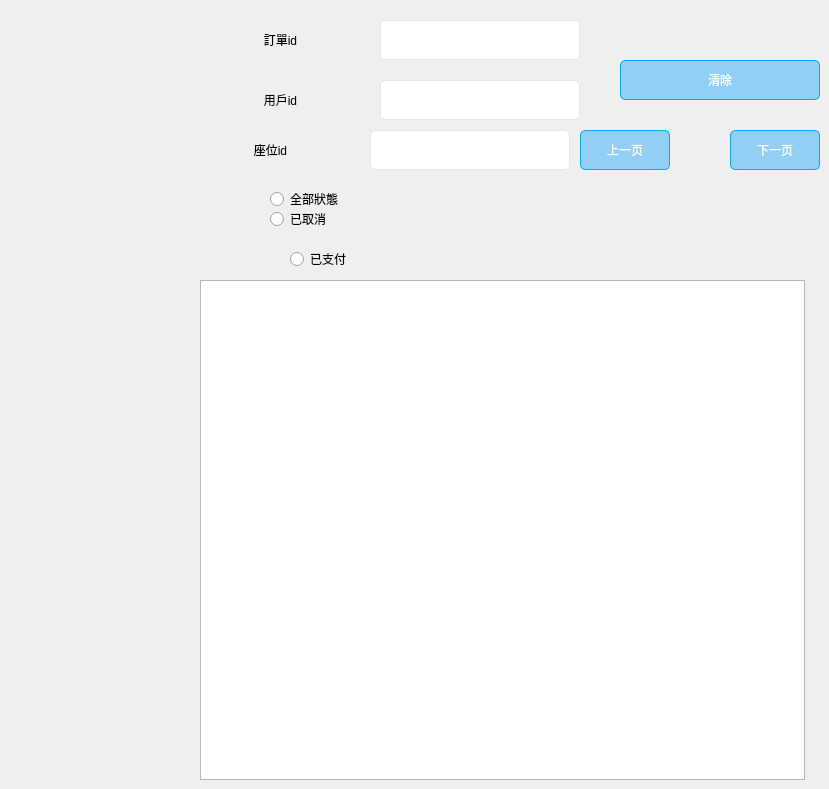
    <widget class="QWidget" name="page_5">
     <widget class="QTableWidget" name="tableWidget_3">
      <property name="geometry">
       <rect>
        <x>200</x>
        <y>280</y>
        <width>605</width>
        <height>500</height>
       </rect>
      </property>
      <attribute name="horizontalHeaderMinimumSectionSize">
       <number>150</number>
      </attribute>
      <attribute name="horizontalHeaderDefaultSectionSize">
       <number>150</number>
      </attribute>
     </widget>
     <widget class="QLabel" name="label_28">
      <property name="geometry">
       <rect>
        <x>0</x>
        <y>400</y>
        <width>80</width>
        <height>80</height>
       </rect>
      </property>
      <property name="text">
       <string/>
      </property>
      <property name="pixmap">
       <pixmap resource="icon.qrc">:/new/prefix1/iconANDpic/point6.png</pixmap>
      </property>
     </widget>
     <widget class="QPushButton" name="prevButton_6">
      <property name="geometry">
       <rect>
        <x>580</x>
        <y>130</y>
        <width>90</width>
        <height>40</height>
       </rect>
      </property>
      <property name="styleSheet">
       <string notr="true">QPushButton {

	background-color: rgba(0, 159, 252,100);

	font: 700 14pt &quot;微软雅黑&quot;;
	color: rgb(255, 255, 255);
border: 1px solid rgb(0, 170, 255); 
    border-radius: 5px;
}

QPushButton:hover {  
	background-color: rgba(0, 159, 252,200);
}</string>
      </property>
      <property name="text">
       <string>上一页</string>
      </property>
     </widget>
     <widget class="QPushButton" name="nextButton_6">
      <property name="geometry">
       <rect>
        <x>730</x>
        <y>130</y>
        <width>90</width>
        <height>40</height>
       </rect>
      </property>
      <property name="styleSheet">
       <string notr="true">QPushButton {

	background-color: rgba(0, 159, 252,100);

	font: 700 14pt &quot;微软雅黑&quot;;
	color: rgb(255, 255, 255);
border: 1px solid rgb(0, 170, 255); 
    border-radius: 5px;
}

QPushButton:hover {  
	background-color: rgba(0, 159, 252,200);
}</string>
      </property>
      <property name="text">
       <string>下一页</string>
      </property>
     </widget>
     <widget class="QPushButton" name="pushButton_clear_7">
      <property name="geometry">
       <rect>
        <x>620</x>
        <y>60</y>
        <width>200</width>
        <height>40</height>
       </rect>
      </property>
      <property name="styleSheet">
       <string notr="true">QPushButton {

	background-color: rgba(0, 159, 252,100);

	font: 700 14pt &quot;微软雅黑&quot;;
	color: rgb(255, 255, 255);
border: 1px solid rgb(0, 170, 255); 
    border-radius: 5px;
}

QPushButton:hover {  
	background-color: rgba(0, 159, 252,200);
}</string>
      </property>
      <property name="text">
       <string>清除</string>
      </property>
     </widget>
     <widget class="QLineEdit" name="lineEdit_orderid">
      <property name="geometry">
       <rect>
        <x>380</x>
        <y>20</y>
        <width>200</width>
        <height>40</height>
       </rect>
      </property>
      <property name="styleSheet">
       <string notr="true">
	font: 16pt &quot;Microsoft YaHei UI&quot;;
    border: 1px solid rgb(230, 230, 230);
    border-radius: 5px;

</string>
      </property>
     </widget>
     <widget class="QLabel" name="label_181">
      <property name="geometry">
       <rect>
        <x>200</x>
        <y>20</y>
        <width>161</width>
        <height>40</height>
       </rect>
      </property>
      <property name="styleSheet">
       <string notr="true">font: 700 16pt &quot;微软雅黑&quot;;</string>
      </property>
      <property name="text">
       <string>&lt;html&gt;&lt;head/&gt;&lt;body&gt;&lt;p&gt;訂單id&lt;/p&gt;&lt;/body&gt;&lt;/html&gt;</string>
      </property>
      <property name="alignment">
       <set>Qt::AlignmentFlag::AlignCenter</set>
      </property>
     </widget>
     <widget class="QLineEdit" name="lineEdit_userid">
      <property name="geometry">
       <rect>
        <x>380</x>
        <y>80</y>
        <width>200</width>
        <height>40</height>
       </rect>
      </property>
      <property name="styleSheet">
       <string notr="true">
	font: 16pt &quot;Microsoft YaHei UI&quot;;
    border: 1px solid rgb(230, 230, 230);
    border-radius: 5px;

</string>
      </property>
     </widget>
     <widget class="QLabel" name="label_182">
      <property name="geometry">
       <rect>
        <x>200</x>
        <y>80</y>
        <width>161</width>
        <height>40</height>
       </rect>
      </property>
      <property name="styleSheet">
       <string notr="true">font: 700 16pt &quot;微软雅黑&quot;;</string>
      </property>
      <property name="text">
       <string>&lt;html&gt;&lt;head/&gt;&lt;body&gt;&lt;p&gt;用戶id&lt;/p&gt;&lt;/body&gt;&lt;/html&gt;</string>
      </property>
      <property name="alignment">
       <set>Qt::AlignmentFlag::AlignCenter</set>
      </property>
     </widget>
     <widget class="QLineEdit" name="lineEdit_seatid">
      <property name="geometry">
       <rect>
        <x>370</x>
        <y>130</y>
        <width>200</width>
        <height>40</height>
       </rect>
      </property>
      <property name="styleSheet">
       <string notr="true">
	font: 16pt &quot;Microsoft YaHei UI&quot;;
    border: 1px solid rgb(230, 230, 230);
    border-radius: 5px;

</string>
      </property>
     </widget>
     <widget class="QLabel" name="label_183">
      <property name="geometry">
       <rect>
        <x>190</x>
        <y>130</y>
        <width>161</width>
        <height>40</height>
       </rect>
      </property>
      <property name="styleSheet">
       <string notr="true">font: 700 16pt &quot;微软雅黑&quot;;</string>
      </property>
      <property name="text">
       <string>&lt;html&gt;&lt;head/&gt;&lt;body&gt;&lt;p&gt;座位id&lt;/p&gt;&lt;/body&gt;&lt;/html&gt;</string>
      </property>
      <property name="alignment">
       <set>Qt::AlignmentFlag::AlignCenter</set>
      </property>
     </widget>
     <widget class="QRadioButton" name="radioButton_all">
      <property name="geometry">
       <rect>
        <x>270</x>
        <y>190</y>
        <width>73</width>
        <height>18</height>
       </rect>
      </property>
      <property name="text">
       <string>全部狀態</string>
      </property>
     </widget>
     <widget class="QRadioButton" name="radioButton_cancel">
      <property name="geometry">
       <rect>
        <x>270</x>
        <y>210</y>
        <width>73</width>
        <height>18</height>
       </rect>
      </property>
      <property name="text">
       <string>已取消</string>
      </property>
     </widget>
     <widget class="QRadioButton" name="radioButton_paid">
      <property name="geometry">
       <rect>
        <x>290</x>
        <y>250</y>
        <width>73</width>
        <height>18</height>
       </rect>
      </property>
      <property name="text">
       <string>已支付</string>
      </property>
     </widget>
    </widget>
